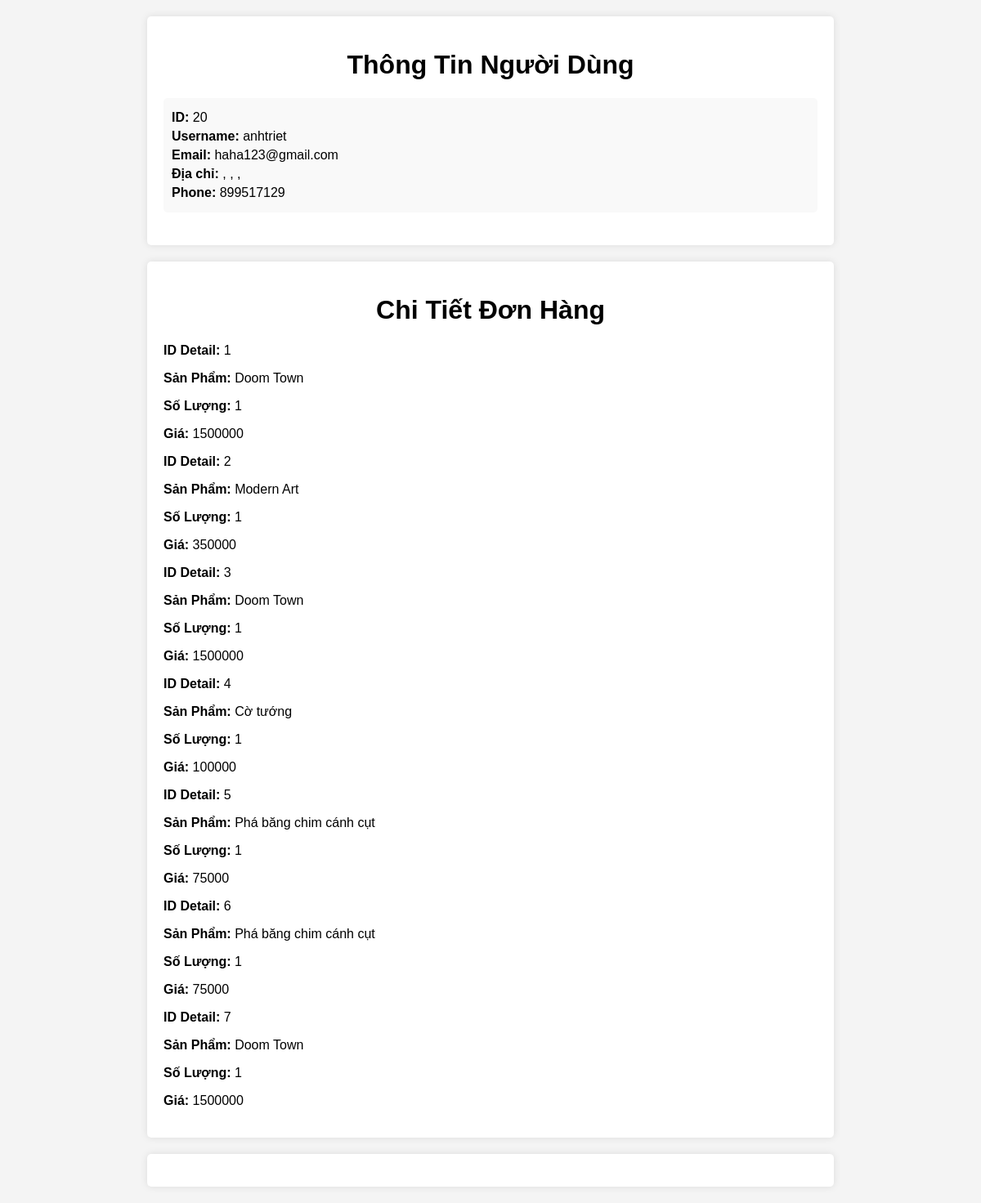
/page/user.php?id=20 (signed in), run on an earlier commit of the app's database.
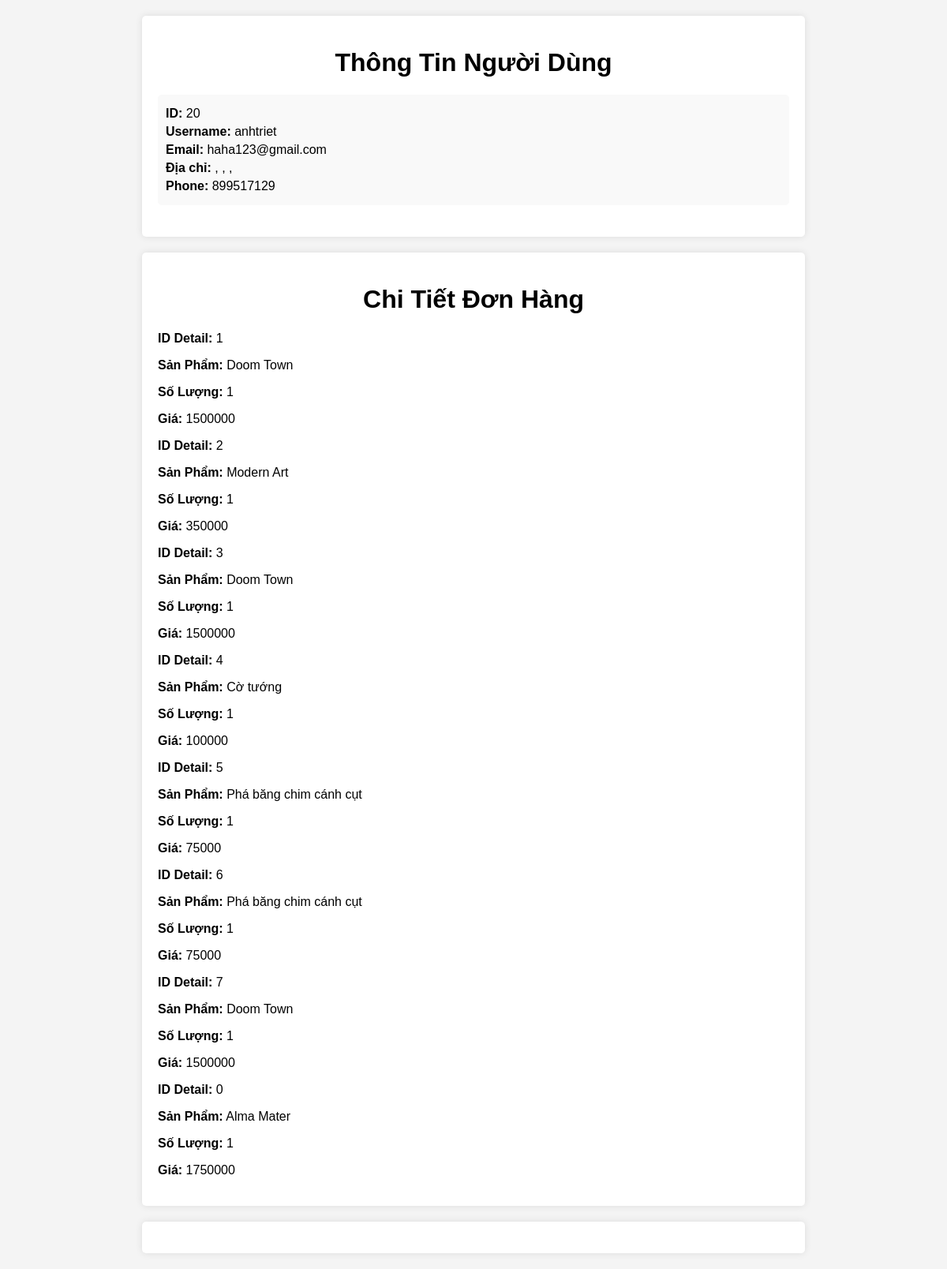
And on a later commit of the database.
### tables this page shows
CREATE TABLE `tbl_users` (
  `id` int(10) NOT NULL,
  `username` varchar(40) NOT NULL,
  `password` varchar(100) NOT NULL,
  `email` varchar(60) NOT NULL,
  `street` varchar(100) NOT NULL,
  `ward` varchar(100) NOT NULL,
  `district` varchar(100) NOT NULL,
  `city` varchar(100) NOT NULL,
  `phonenumber` int(20) NOT NULL,
  `role` int(10) NOT NULL DEFAULT 0,
  `action` int(10) NOT NULL DEFAULT 0
);

CREATE TABLE `orders_detail` (
  `idDetail` int(100) NOT NULL,
  `IDorders` int(100) NOT NULL,
  `pid` int(100) NOT NULL,
  `quantity` int(100) NOT NULL,
  `subtotal` int(100) NOT NULL
);

CREATE TABLE `tbl_products` (
  `pid` int(10) NOT NULL,
  `img` varchar(50) NOT NULL,
  `productName` varchar(50) NOT NULL,
  `price` varchar(20) NOT NULL,
  `detail` varchar(500) NOT NULL,
  `quantity` int(10) NOT NULL,
  `cid` int(10) NOT NULL,
  `oid` int(10) NOT NULL,
  `status` int(11) NOT NULL DEFAULT 0
);

### page/user.php (the view, shortened to what this page needs)
<?php
    require('../require/connect.php');
    if(isset($_GET['id']) && !empty($_GET['id'])) {
        $user_id = $_GET['id'];
        if (filter_var($user_id, FILTER_VALIDATE_INT) && $user_id > 0) {
            $sql = "SELECT * FROM tbl_users WHERE id = $user_id";
            $result = $conn->query($sql);
            if ($result->num_rows > 0) {
                $row = $result->fetch_assoc();
                echo '<div class="container">';
                echo '<h1>Thông Tin Người Dùng</h1>';
                echo '<div class="user-info">';
                echo '<p><strong>ID:</strong> ' . $row["id"] . '</p>';
                echo '<p><strong>Username:</strong> ' . $row["username"] . '</p>';
                echo '<p><strong>Email:</strong> ' . $row["email"] . '</p>';
                echo '<p><strong>Địa chỉ:</strong> ' . $row["street"] . ', ' . $row["ward"] . ', ' . $row["district"] . ', ' . $row["city"] . '</p>';
                echo '<p><strong>Phone:</strong> ' . $row["phonenumber"] . '</p>';
                echo '</div>';
                echo '</div>';
            } else {
                echo "Không có thông tin người dùng nào được tìm thấy.";
            }
        } else {
            echo "ID người dùng không hợp lệ.";
        }
    } else {
        echo "ID người dùng không được cung cấp.";
    }
    if (isset($_GET['id']) && !empty($_GET['id'])) {
        $user_id = $_GET['id'];
        if (filter_var($user_id, FILTER_VALIDATE_INT) && $user_id > 0) {
            $sql = "SELECT od.*, p.productName, p.price
                    FROM orders_detail od
                    INNER JOIN tbl_products p ON od.pid = p.pid
                    INNER JOIN orders o ON od.IDorders = o.IDorders
                    WHERE o.id = $user_id";
            $result = $conn->query($sql);
            if ($result->num_rows > 0) {
                echo '<div class="container">';
                echo '<h1>Chi Tiết Đơn Hàng</h1>';
                while ($row = $result->fetch_assoc()) {
                    echo '<div class="order-info">';
                    echo '<p><strong>ID Detail:</strong> ' . $row["idDetail"] . '</p>';
                    echo '<p><strong>Sản Phẩm:</strong> ' . $row["productName"] . '</p>';
                    echo '<p><strong>Số Lượng:</strong> ' . $row["quantity"] . '</p>';
                    echo '<p><strong>Giá:</strong> ' . $row["price"] . '</p>';
                    echo '</div>';
                }
                echo '</div>';
            } else {
                echo "Không có thông tin đơn hàng nào được tìm thấy.";
            }
        } else {
            echo "ID người dùng không hợp lệ.";
        }
    } else {
        echo "ID người dùng không được cung cấp.";
    }
    ?>
    <!DOCTYPE html>
    <html lang="en">
    <head>
    </head>
    <body>
    <div class="container">
    </div>
    </body>
    </html>

### page/user.php (style rules this page uses)
body { font-family: Arial, sans-serif; margin: 0; padding: 0; background-color: #f4f4f4; }
.container { max-width: 800px; margin: 20px auto; padding: 20px; background-color: #fff; border-radius: 5px; box-shadow: 0 0 10px rgba(0, 0, 0, 0.1); }
h1 { text-align: center; }
.user-info { margin-bottom: 20px; padding: 10px; background-color: #f9f9f9; border-radius: 5px; }
.user-info p { margin: 5px 0; }

What changed in the data, as far as the page shows it:
added orders_detail: idDetail "0", pid.productName "Alma Mater", quantity "1", pid.price "1750000"
